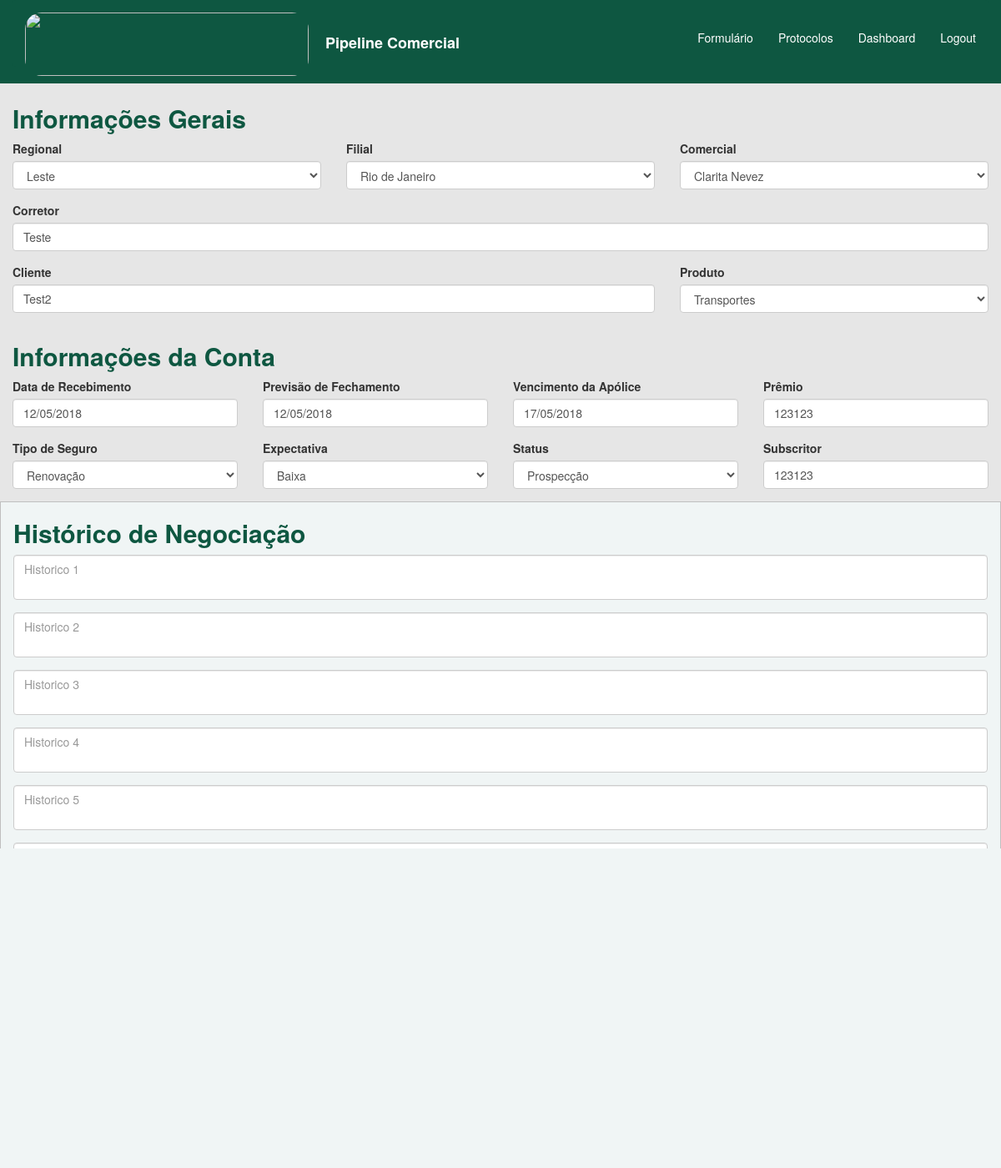
Screenshot of /home/2/ with the database file from the repository.
### home/models.py (models this page shows)
class Regional(models.Model):
    regional = models.CharField(max_length=200)
    def __str__(self):
        return self.regional

class Filial(models.Model):
    filial = models.CharField(max_length=200)
    def __str__(self):
        return self.filial

class Comercial(models.Model):
    comercial = models.CharField(max_length=200)
    def __str__(self):
        return self.comercial

class Protocolos(models.Model):
    created_at = models.DateField(auto_now_add=True)
    is_active = models.BooleanField(default=True)
    regional = models.ForeignKey(Regional, on_delete=models.CASCADE)
    filial = models.ForeignKey(Filial, on_delete=models.CASCADE)
    comercial = models.ForeignKey(Comercial, on_delete=models.CASCADE)
    corretor = models.CharField(max_length=250)
    primeira_cotacao = models.BooleanField()
    produto = models.ForeignKey(Produto, on_delete=models.CASCADE)
    cliente = models.CharField(max_length=250)
    premio = models.IntegerField()
    ultima_alteracao = models.DateField(auto_now=True)
    recebimento = models.DateField()
    vencimento = models.DateField()
    fechamento = models.DateField()
    tipo_de_seguro = models.ForeignKey(TipodeSeguro, on_delete=models.CASCADE)
    expectativa = models.ForeignKey(Expectativa, on_delete=models.CASCADE)
    status = models.ForeignKey(Status, on_delete=models.CASCADE)
    subscritor = models.CharField(max_length=250)
    motivo_perda = models.ForeignKey(MotivoPerda, on_delete=models.CASCADE, null=True, blank=True)
    congenere = models.ForeignKey(Congenere, on_delete=models.CASCADE, null=True, blank=True)
    comentario_perda = models.CharField(max_length=250, null=True, blank=True)
    detalhe_de_perdas = models.CharField(max_length=400, null=True, blank=True)
    historico_1 = models.CharField(max_length=4000, null=True, blank=True)
    historico_2 = models.CharField(max_length=4000, null=True, blank=True)
    historico_3 = models.CharField(max_length=4000, null=True, blank=True)
    historico_4 = models.CharField(max_length=4000, null=True, blank=True)
    historico_5 = models.CharField(max_length=4000, null=True, blank=True)
    historico_6 = models.CharField(max_length=4000, null=True, blank=True)
    historico_7 = models.CharField(max_length=4000, null=True, blank=True)
    historico_8 = models.CharField(max_length=4000, null=True, blank=True)
    historico_9 = models.CharField(max_length=4000, null=True, blank=True)
    historico_10 = models.CharField(max_length=4000, null=True, blank=True)

class Produto(models.Model):
    produto = models.CharField(max_length=200)
    def __str__(self):
        return self.produto

class Expectativa(models.Model):
    expectativa = models.CharField(max_length=200)
    def __str__(self):
        return self.expectativa

class Status(models.Model):
    status = models.CharField(max_length=200)
    def __str__(self):
        return self.status

### home/views.py (the view)
# urls.py: url(r'^(?P<pk>\d+)/$', views.consulta, name='consulta'),
def consulta(request, pk):
    protocolo = Protocolos.objects.get(pk=pk)
    form = PipelineComercial(initial={
        'regional': protocolo.regional,
        'filial': protocolo.filial,
        'comercial': protocolo.comercial,
        'corretor': protocolo.corretor,
        'cliente': protocolo.cliente,
        'produto': protocolo.produto,
        'recebimento': protocolo.recebimento.strftime('%d/%m/%Y'),
        'fechamento': protocolo.fechamento.strftime('%d/%m/%Y'),
        'vencimento': protocolo.vencimento.strftime('%d/%m/%Y'),
        'premio': protocolo.premio,
        'tipo_de_seguro': protocolo.tipo_de_seguro,
        'expectativa': protocolo.expectativa,
        'status': protocolo.status,
        'subscritor': protocolo.subscritor,
        'historico_1': protocolo.historico_1,
        'historico_2': protocolo.historico_2,
        'historico_3': protocolo.historico_3,
        'historico_4': protocolo.historico_4,
        'historico_5': protocolo.historico_5,
        'historico_6': protocolo.historico_6,
        'historico_7': protocolo.historico_7,
        'historico_8': protocolo.historico_8,
        'historico_9': protocolo.historico_9,
        'historico_10': protocolo.historico_10,
        })
    return render(request, 'home/home_base.html', {'form': form})

### home/models.py (called while the page is built)
    def __str__(self):
        return self.tipo

    def __str__(self):
        return self.motivo

    def __str__(self):
        return self.congenere

### templates/home/home_base.html (shortened to what this page needs)
<!DOCTYPE html>
    <html lang="pt">
        {% block content %}
        <head>
            <link rel="stylesheet" href="https://maxcdn.bootstrapcdn.com/bootstrap/3.3.7/css/bootstrap.css">
            <link rel="stylesheet" href="https://cdnjs.cloudflare.com/ajax/libs/bootstrap-datepicker/1.4.1/css/bootstrap-datepicker3.css"/>
        </head>
        <body>
            <div class="container-fluid" style="background-color: #0e5741">
                <nav class="navbar navbar-default" style="background-color: #0e5741;border-color: #0e5741; border-width: 0px">
                    <div class="container-fluid">
                        {% load static %}
                        <a class="navbar-brand" href="{% url 'home' %}" style="text-decoration: none"><img src="https://www.berkley.com.br/Institucional/img/logo.png" style="display: inline-block;border-radius: 20px" alt="" width="340" height="76"><strong style="color: #ffffff"><p style="display: inline-block;  margin-left:20px">Pipeline Comercial</p></strong></a
                        <div id="navbar" class="navbar-collapse collapse" aria-expanded="false" style="border-width: 0px";>
                            <ul class="nav navbar-nav navbar-right" style="padding-top: 10px">
                                <li class="active">
                                    <a href="{% url 'home' %}" style="background-color: #0e5741"><p style="padding-top: 10px; color: #ffffff">Formulário</p></a>
                                <li class="active">
                                    <a href="{% url 'protocolos' %}" style="background-color: #0e5741"><p style="padding-top: 10px; color: #ffffff">Protocolos</p></a>
                                <li class="active">
                                    <a href="{% url 'dashboard' %}" style="background-color: #0e5741"><p style="padding-top: 10px; color: #ffffff">Dashboard</p></a>
                                <li class="active">
                                    <a href="{% url 'logout' %}" style="background-color: #0e5741"><p style="padding-top: 10px; color: #ffffff">Logout</p></a>
                                </li>
                            </ul>
                        </div>
                    </div>
                    {% include 'home/includes/home_include_form.html' %}
        </body>
        {% endblock %}
    </html>

### templates/home/includes/home_include_form.html (shortened to what this page needs)
{% block content %}
<div class="row">
    <form id="insert" method="post" action={% url 'home' %}>
        <div class="col-sm-12" style="padding-top: 5px; padding-bottom: 10px; background-color: #e6e6e6">
            <div class="col-sm-12" style="background-color: #e6e6e6">
                <h2 class="display-1" style="color: #0e5741"> <strong>Informações Gerais</strong> </h2>
                <div class="row">
                    <div class="col-sm-4">
                        <div class="form-group">
                            <label for="">Regional</label>
                            <div>
                                {{ form.regional }}
                            </div>
                        </div>
                    </div>
                    <div class="col-sm-4">
                        <div class="form-group">
                            <label for="">Filial</label>
                            <div>
                                {{ form.filial }}
                            </div>
                        </div>
                    </div>
                    <div class="col-sm-4">
                        <div class="form-group">
                            <label for="">Comercial</label>
                            <div>
                                {{ form.comercial }}
                            </div>
                        </div>
                    </div>
                    <div class="col-sm-12">
                        <div class="form-group">
                            <label for="">Corretor</label>
                            <div>
                                {{ form.corretor }}
                            </div>
                        </div>
                    </div>
                    <div class="col-sm-8">
                        <div class="form-group">
                            <label for="">Cliente</label>
                            <div>
                                {{ form.cliente }}
                            </div>
                        </div>
                    </div>
                    <div class="col-sm-4">
                        <div class="form-group">
                            <label for="">Produto</label>
                            <div>
                                {{ form.produto }}
                            </div>
                        </div>
                    </div>
                </div>
            </div>
            <div class="col-sm-12" style="background-color: #e6e6e6">
                <h2 class="display-1" style="color: #0e5741"> <strong>Informações da Conta</strong> </h2>
                <div class="row">
                    <div class="col-sm-3">
                        <div class="form-group">
                            <label for="">Data de Recebimento</label>
                            <div>
                                {{ form.recebimento }}
                            </div>
                        </div>
                    </div>
                    <div class="col-sm-3">
                        <div class="form-group">
                            <label for="">Previsão de Fechamento</label>
                            <div>
                                {{ form.fechamento }}
                            </div>
                        </div>
                    </div>
                    <div class="col-sm-3">
                        <div class="form-group">
                            <label for="">Vencimento da Apólice</label>
                            <div>
                                {{ form.vencimento }}
                            </div>
                        </div>
                    </div>
                    <div class="col-sm-3">
                        <div class="form-group">
                            <label for="">Prêmio</label>
                            <div>
                                {{ form.premio }}
                            </div>
                        </div>
                    </div>
                    <div class="col-sm-3">
                        <div class="form-group">
                            <label for="">Tipo de Seguro</label>
                            <div>
                                {{ form.tipo_de_seguro }}
                            </div>
                        </div>
                    </div>
                    <div class="col-sm-3">
                        <div class="form-group">
                            <label for="">Expectativa</label>
                            <div>
                                {{ form.expectativa }}
                            </div>
                        </div>
                    </div>
                    <div class="col-sm-3">
                        <div class="form-group">
                            <label for="">Status</label>
                            <div>
                                {{ form.status }}
                            </div>
                        </div>
                    </div>
                    <div class="col-sm-3">
                        <div class="form-group">
                            <label for="">Subscritor</label>
                            <div>
                                {{ form.subscritor }}
                            </div>
                        </div>
                    </div>
                </div>
            </div>
            <div class="col-sm-12" style="background-color: #f0f5f5; border: 1px solid#bfbfbf ">
                <h2 class="display-1" style="color: #0e5741;"> <strong>Histórico de Negociação</strong> </h2>
                    <div class="row">
                        <div class="col-sm-12">
                            <div class="form-group">
                                {{ form.historico_1 }}
                            </div>
                        </div>
                        <div class="col-sm-12">
                            <div class="form-group">
                                {{ form.historico_2 }}
                            </div>
                        </div>
                        <div class="col-sm-12">
                            <div class="form-group">
                                {{ form.historico_3 }}
                            </div>
                        </div>
                        <div class="col-sm-12">
                            <div class="form-group">
                                {{ form.historico_4 }}
                            </div>
                        </div><div class="col-sm-12">
                            <div class="form-group">
                                {{ form.historico_5 }}
                            </div>
                        </div>
                        <div class="col-sm-12">
                            <div class="form-group">
                                {{ form.historico_6 }}
                            </div>
                        </div>
                        <div class="col-sm-12">
                            <div class="form-group">
                                {{ form.historico_7 }}
                            </div>
                        </div>
                        <div class="col-sm-12">
                            <div class="form-group">
                                {{ form.historico_8 }}
                            </div>
                        </div>
                        <div class="col-sm-12">
                            <div class="form-group">
                                {{ form.historico_9 }}
                            </div>
                        </div>
                        <div class="col-sm-12">
                            <div class="form-group">
                                {{ form.historico_10 }}
                            </div>
                        </div>
                    </div>
                </div>
            </div>
            <div class="row">
                <div class="col-sm-12">
                    <input type="submit" name="salvar" style="background-color: #ff9900;" class="btn btn-outline-secondary btn-block" value="Salvar"/>
                </div>
            </div>
        </div>
{% endblock %}

### rows the page displays
Regional: regional "Leste"
Filial: filial "Rio de Janeiro"
Comercial: comercial "Clarita Nevez"
Protocolos: corretor "Teste", cliente "Test2", recebimento "12/05/2018", fechamento "12/05/2018", vencimento "17/05/2018", premio "123123", tipo_de_seguro "Renovação", subscritor "123123"
Produto: produto "Transportes"
Expectativa: expectativa "Baixa"
Status: status "Prospecção"
